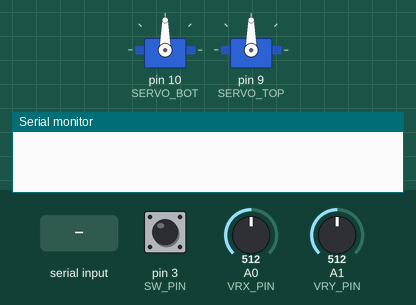
The sketch below on a simulated Arduino Uno, built with avr-gcc and run on an emulated ATmega328P. On the bench: 2 × servo, the last lines printed to the serial monitor. The test bench sets the inputs (shaded band); at power-on: pin 3 (SW_PIN) HIGH, A0 (VRX_PIN) = 512, A1 (VRY_PIN) = 512.

Above: at 1.2 s.
1.3 s: "/90,45\n" received over Serial
At 2.5 s:
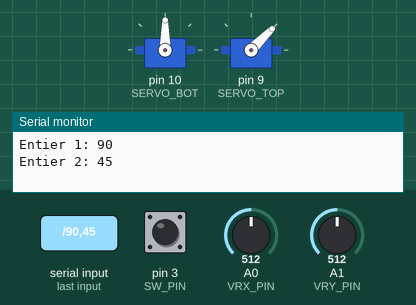
2.8 s: pin 3 (SW_PIN) pulled LOW for 0.15 s
At 3.9 s:
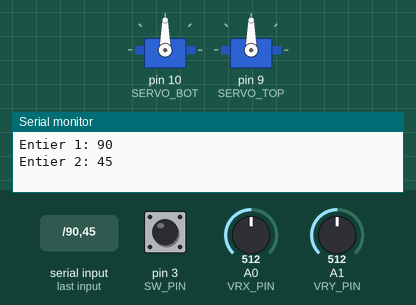
Timing chart, 0 to 5.8 s (numbered marks = the images above; inputs shaded):
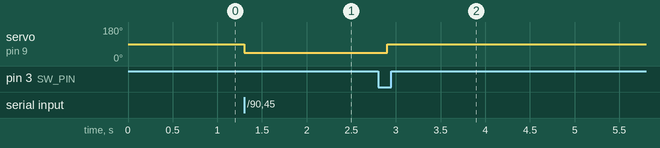

Measured:
- after the input at 1.3 s, servo on pin 9 (SERVO_TOP): 90° → 45° at once
- after the input at 2.8 s, servo on pin 9 (SERVO_TOP): 45° → 90° after 0.10 s

The sketch:

ServoLASERController.ino
```cpp
#include <Servo.h>
#include <ezButton.h>

#define SERVO_BOT 10
#define SERVO_TOP 9

#define VRX_PIN A0
#define VRY_PIN A1
#define SW_PIN 3

Servo servoBot;
Servo servoTop;
ezButton button(SW_PIN);

int data[2] = {90, 90};
int last_data[2] = {90, 90};

int xValue = 0;
int yValue = 0;
int buttonState = 0;

bool joystickMode = false;

void receivedData(int *data);
void joystickControl();

void setup()
{
  servoBot.attach(SERVO_BOT);
  servoTop.attach(SERVO_TOP);

  button.setDebounceTime(50);

  servoBot.write(data[0]);
  servoTop.write(data[1]);

  Serial.begin(115200);
}

void loop()
{
  button.loop(); // initialise le bouton
  buttonState = button.getState();

  if (button.isPressed())
  {
    joystickMode = !joystickMode;
    delay(50); // Debounce le bouton
  }

  if (joystickMode)
    joystickControl();
  else
  {
    receivedData(data);
    if (data[0] != last_data[0] || data[1] != last_data[1])
    // pour éviter de répéter la même commande en boucle
    {
      servoBot.write(data[0]);
      servoTop.write(data[1]);

      last_data[0] = data[0];
      last_data[1] = data[1];
    }
  }
}

/**
 * @brief      Controle de la position des servomoteurs avec un joystick
 */
void joystickControl()
{
  int xRaw = analogRead(VRX_PIN);
  int yRaw = analogRead(VRY_PIN);

  int xMapped = map(xRaw, 0, 1023, 0, 180);
  int yMapped = map(yRaw, 0, 1023, 0, 180);

  servoTop.write(xMapped);
  servoBot.write(yMapped);
}

/**
 * @brief      Reception des données envoyées par le moniteur série
 *
 * @param      data  Tableau de deux entiers
 */
void receivedData(int *data)
{
  if (Serial.available() > 0)
  {
    char receivedChars[50];
    memset(receivedChars, 0, sizeof(receivedChars));
    Serial.readBytesUntil('\n', receivedChars, sizeof(receivedChars) - 1);
    int number1, number2;
    int fieldsRead = sscanf(receivedChars, "/%d,%d", &number1, &number2);

    if (fieldsRead == 2)
    {
      Serial.print("Entier 1: ");
      Serial.println(number1);
      Serial.print("Entier 2: ");
      Serial.println(number2);
      data[0] = number1;
      data[1] = number2;
    }
  }
}
```
